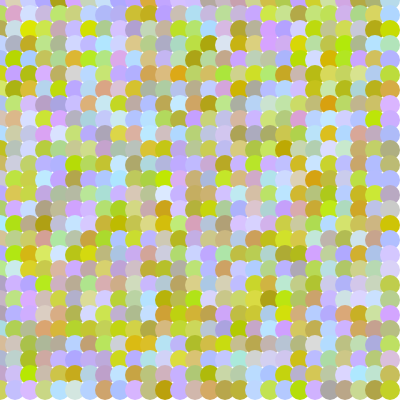
Frame 1 (no input)
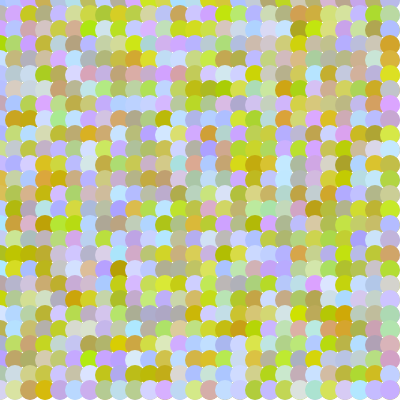
Frame 2 (the mouse pressed at the canvas centre, redrawn once)

The p5.js sketch that drew these frames (run headless with seeded random() and noise() and a simulated clock; the mouse was pressed at the canvas centre and the sketch redrawn once):

// p5.js sketch
// ── sketch.js
function setup() {
  createCanvas(400, 400);
  background(255);
  noStroke(); // I removed the strokes of the ellipses.
  noLoop(); // I removed the loop so it would look better, because if I used Loop, it is kinda messy if its running continuously, so I just used this but the color still changes randomly if played repeatedly.
}

function draw() {
  for (let x = 0; x < width; x += 15) { // This one loops through x-axis meaning left to right.
    
    for (let y = 0; y < height; y += 15) { // This one loops through y-axis meaning top to bottom.
      
      fill(random (170, 220), random(160, 235), random(325)); // These are the random colors that will show up everytime the program reruns.
      
      ellipse(x, y, 20, 20); // This one draws the circle in a grid-like position
    }
  } 
}
